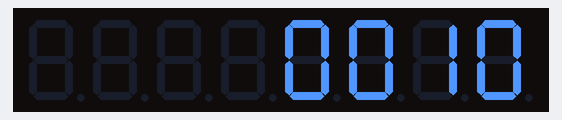
The sketch below on a simulated Arduino Uno, built with avr-gcc and run on an emulated ATmega328P. Parts: 8-digit seven-segment display.

Above: at 0.1 s.
At 5.6 s:
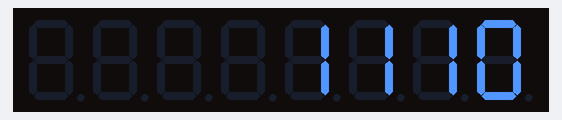
At 9.6 s:
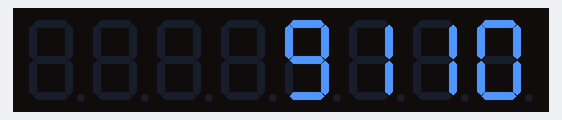
At 19.6 s:
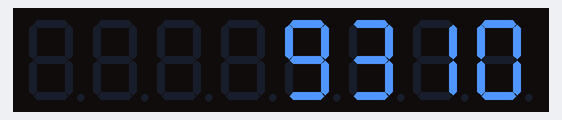
At 29.1 s:
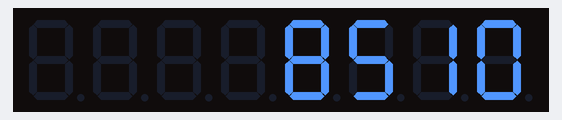
At 39.2 s:
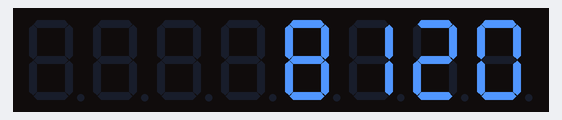

The sketch:

7SegLibTester.ino
```cpp
#include <max7219.h>
#define LEFT 0
#define RIGHT 1

MAX7219 max7219;
int intToChar = 48;
int hour = 1;
int minutes = 0;

void setup() {
//  Serial.begin(9600);
  max7219.Begin();
}

void incTime(){
  minutes += minutes < 59 ? 1 : -59;
  if(minutes == 0)
    hour += hour < 12 ? 1 : -11;
}

void showTime(){
//  Serial.println("Showing time");
  max7219.Clear();
  int a = floor(hour / 10);
  a+= intToChar;
  max7219.DisplayChar(0,a,false);
  int b = hour % 10;
  b+= intToChar;
  max7219.DisplayChar(1,b,false);
  int c = floor(minutes / 10);
  c+= intToChar;
  max7219.DisplayChar(2,c,false);
  int d = minutes % 10;
  d+= intToChar;
  max7219.DisplayChar(3 ,d,false);
//  Serial.println("Time shown");
}

void loop() {
//  String temp;
//  char temp2[4];
//  temp = String(hour);
//  temp += String(minutes);
//  temp.toCharArray(temp2,temp.length());
//  max7219.DisplayText(temp2,RIGHT);
//  Serial.println(temp2);
//  incTime();
//  delay(100);
//  max7219.Clear();
  // put your main code here, to run repeatedly:
  showTime();
  incTime();
  delay(500);
}
```

Measured:
- what the display in image 1 shows lasts 0.5 s, from 5.5 s to 6.0 s
